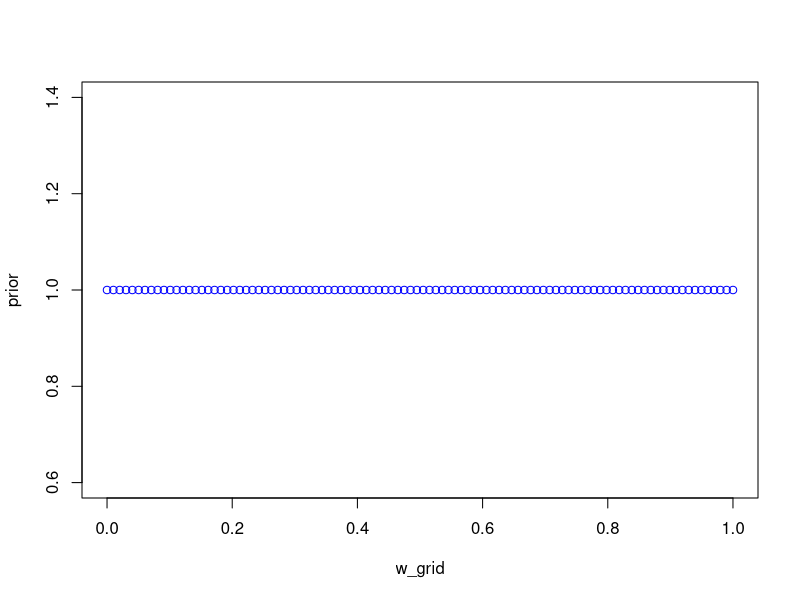
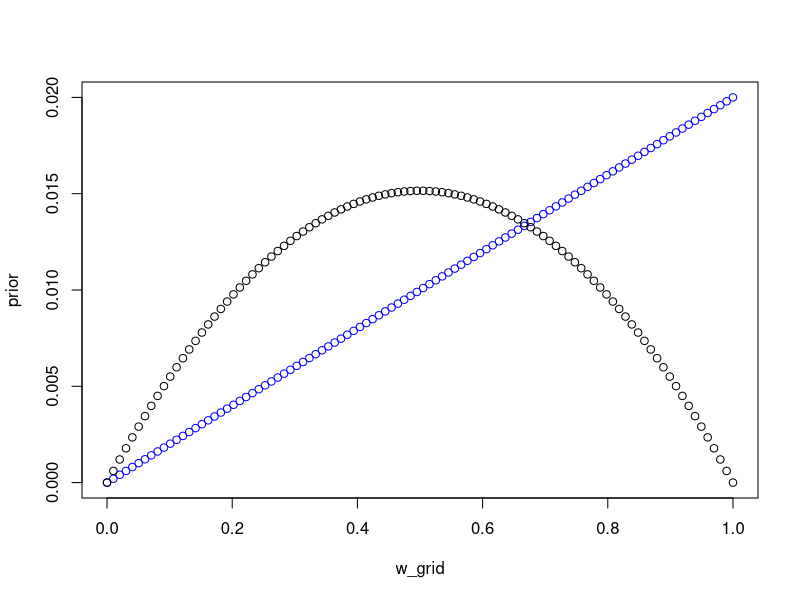
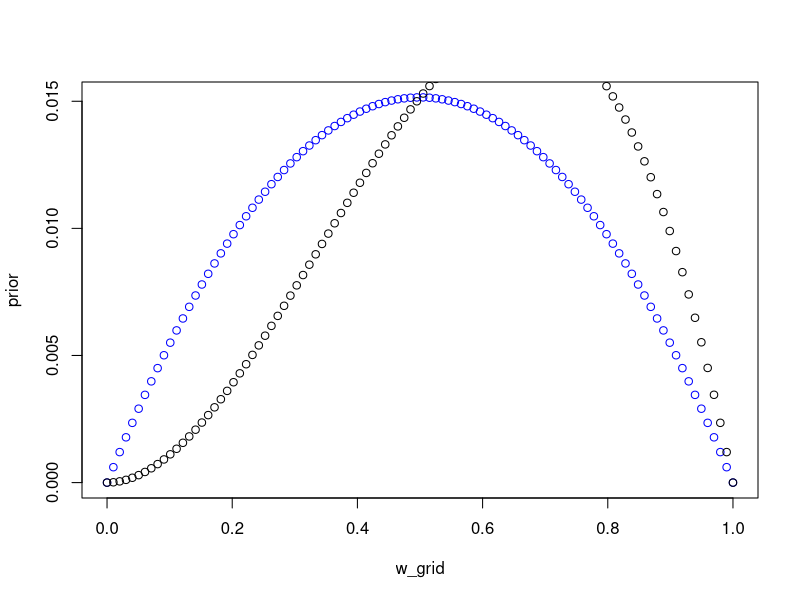
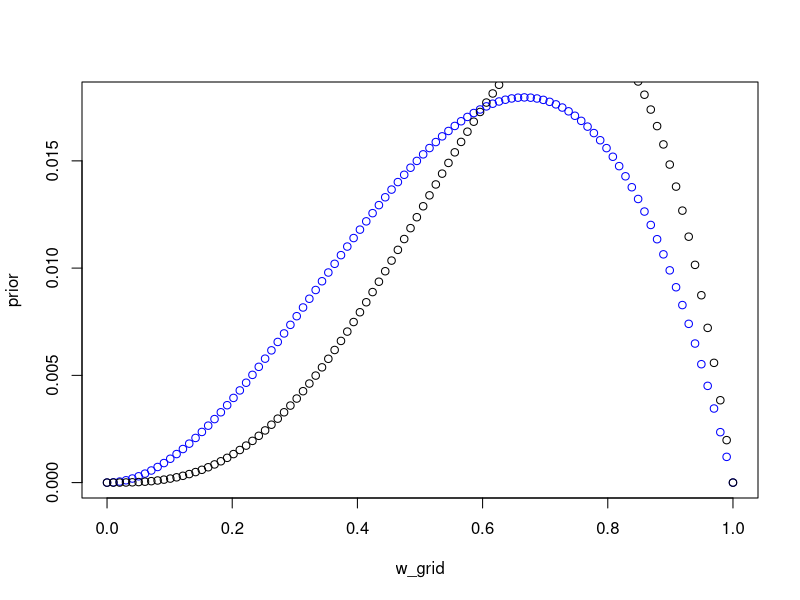
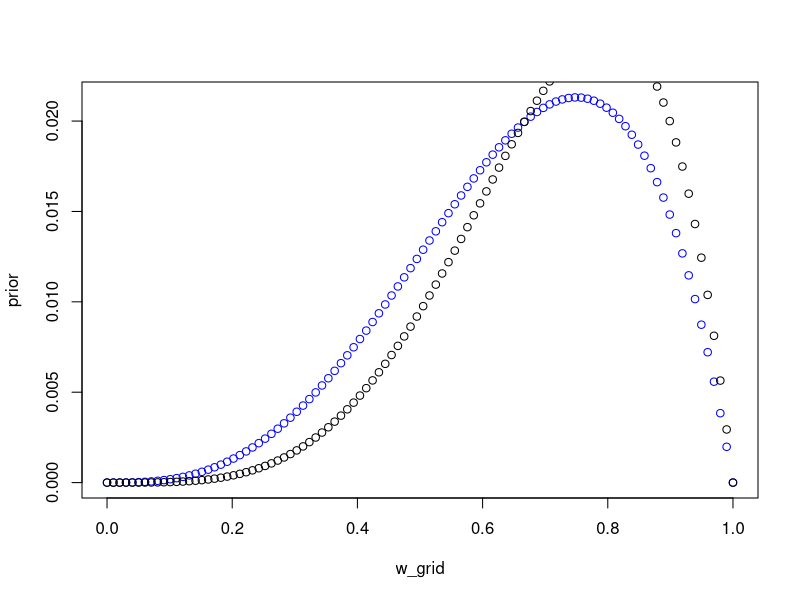
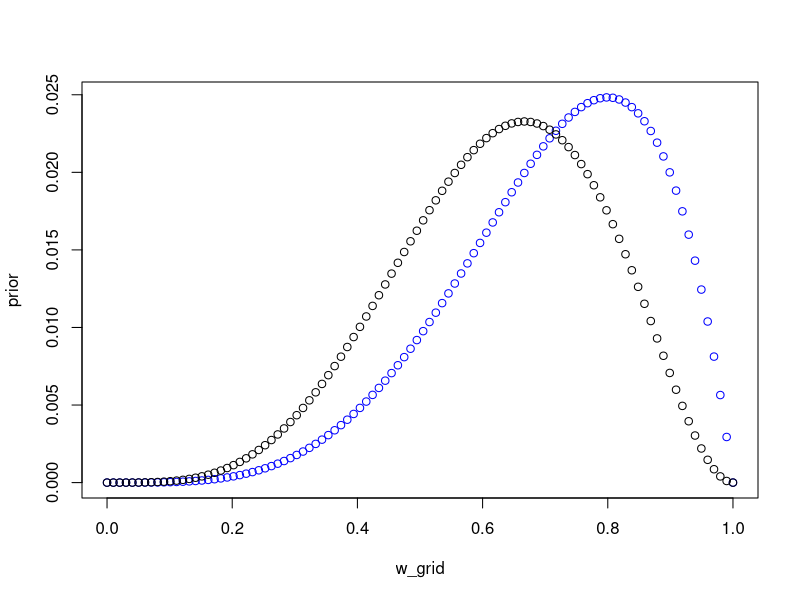
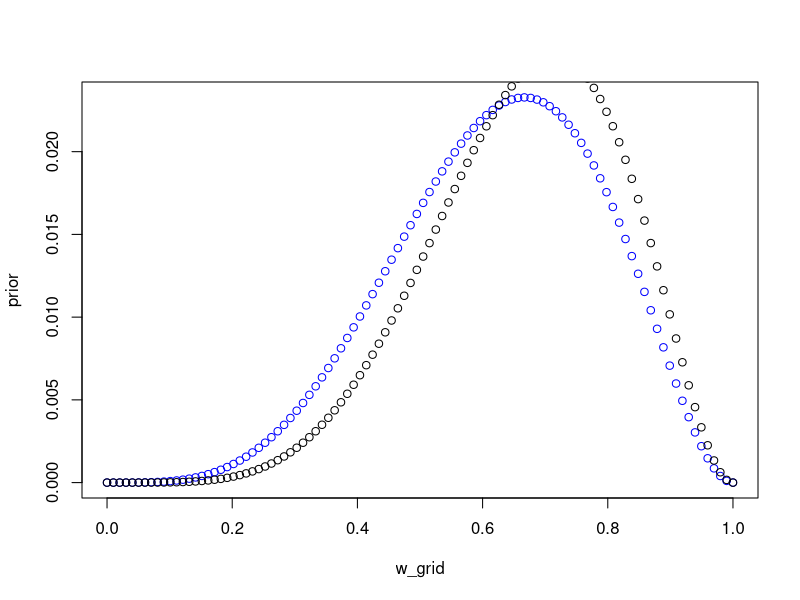
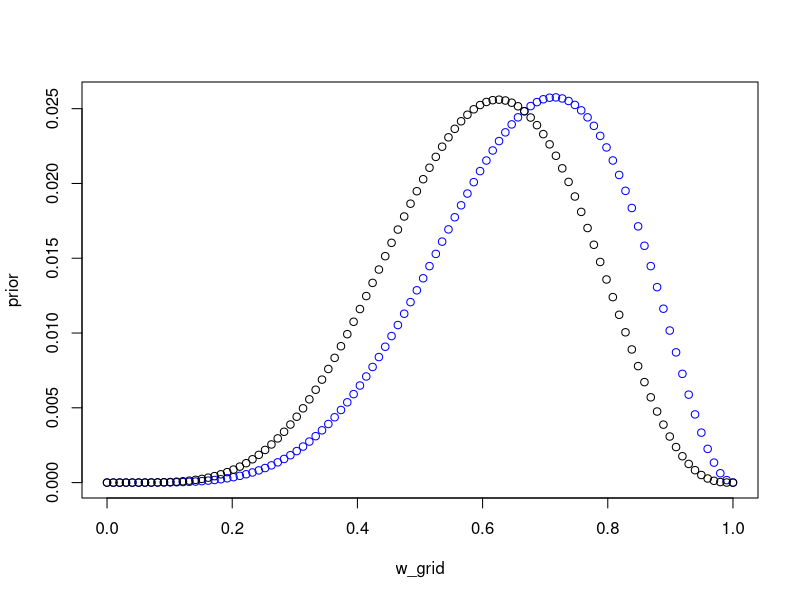

Write R code to recreate these figures, in order.
library(ggplot2)

rm(list=ls())
dev.off()

# set up a grid of parameters
# w is the proportion of globe that is covered in water

grid_size <- 1e2
w_grid <- seq(from=0, to=1, length.out=grid_size)
prior <- rep(1, grid_size) # flat weak prior

apply_data <- function(prior, number_of_waters) {
  likelihood <- dbinom(number_of_waters, size=1, prob=w_grid)
  posterior <- likelihood * prior
  posterior <- posterior / sum(posterior)
  
  plot(x=w_grid, y=prior, col='blue')
  points(x=w_grid, y=posterior)
  
  return(posterior)
}

current <- apply_data(prior, 1)


current <- apply_data(current, 0)
current <- apply_data(current, 1)
current <- apply_data(current, 1)
current <- apply_data(current, 1)
current <- apply_data(current, 0)
current <- apply_data(current, 1)
current <- apply_data(current, 0)
current <- apply_data(current, 1)


#samples <- sample(w_grid, prob=posterior, size=1e5, replace = TRUE)
#dens(samples)

